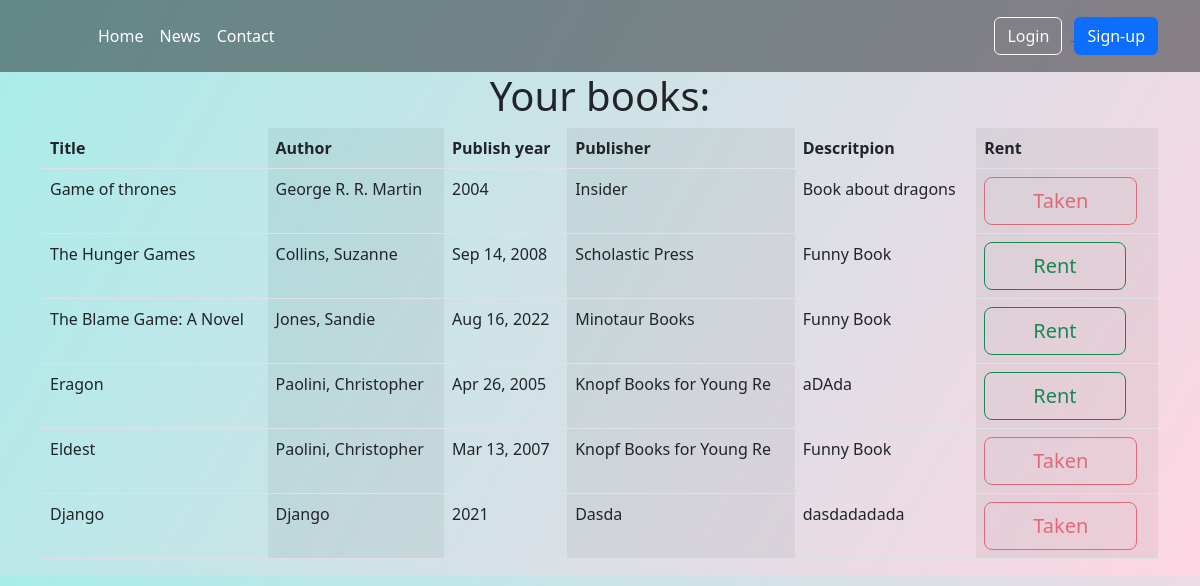
The page /books/ on the database its author committed.
### base/models.py (models this page shows, shortened)
class Book(models.Model):
    title = models.CharField(max_length=100)
    author = models.CharField(max_length=100)
    publish_year = models.CharField(max_length=30)
    publisher = models.CharField(max_length=100)
    descritpion = models.CharField(max_length=600)
    free = models.BooleanField(null=True)

### base/views.py (the view)
# urls.py: path('books/', views.books, name='books'),
def books(request):
    book = Book.objects.all()
    context = {'books' : book}
    return render(request, 'base/book.html', context)

### base/templates/base/book.html
{%extends 'base.html'%}
{% block content %}
<div class="container">
  <div class="d-flex align-items-center justify-content-center ">
    <h1>Your books:</h1>
  </div>
  <table class="table table-striped-columns">
    <thead>
      <tr>
        <th scope="col">Title</th>
        <th scope="col">Author</th>
        <th scope="col">Publish year</th>
        <th scope="col">Publisher</th>
        <th scope="col">Descritpion</th>
        <th scope="col">Rent</th>
      </tr>
    </thead>
    <tbody>
      {% for book in books %}
      <tr>
        {% url 'rentbook' book.id as url %}
        <td>{{book.title}}</td>
        <td>{{book.author}}</td>
        <td>{{book.publish_year}}</td>
        <td>{{book.publisher}}</td>
        <td>{{book.descritpion}}</td>
        {% if book.free %}
        <td><a href="{{ url }}"><button class="btn btn-outline-success btn-lg px-5" type="submit"
              name="rent">Rent</button></a></td>
        {% else %}
        <td><button class="btn btn-outline-danger btn-lg px-5" type="submit" disabled>Taken</button></td>
        {% endif %}
      </tr>
      {% endfor %}
    </tbody>
  </table>
</div>
{% endblock content %}

### rows shown on the page
Book: title "Game of thrones", author "George R. R. Martin", publish_year "2004", publisher "Insider", descritpion "Book about dragons", free "Taken"
Book: title "The Hunger Games", author "Collins, Suzanne", publish_year "Sep 14, 2008", publisher "Scholastic Press", descritpion "Funny Book"
Book: title "The Blame Game: A Novel", author "Jones, Sandie", publish_year "Aug 16, 2022", publisher "Minotaur Books", descritpion "Funny Book"
Book: title "Eragon", author "Paolini, Christopher", publish_year "Apr 26, 2005", publisher "Knopf Books for Young Re", descritpion "aDAda"
Book: title "Eldest", author "Paolini, Christopher", publish_year "Mar 13, 2007", publisher "Knopf Books for Young Re", descritpion "Funny Book", free "Taken"
Book: title "Django", author "Django", publish_year "2021", publisher "Dasda", descritpion "dasdadadada", free "Taken"
